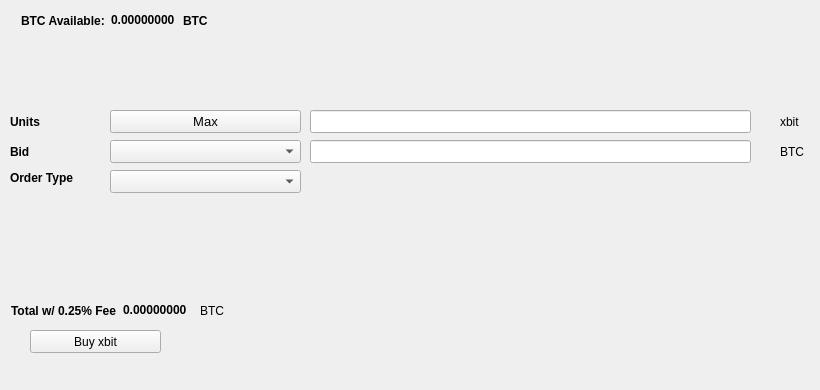
   <widget class="QWidget" name="BuyTab">
    <attribute name="title">
     <string>Buy</string>
    </attribute>
    <widget class="QPushButton" name="Buyxbit">
     <property name="geometry">
      <rect>
       <x>30</x>
       <y>330</y>
       <width>131</width>
       <height>23</height>
      </rect>
     </property>
     <property name="text">
      <string>Buy xbit</string>
     </property>
     <property name="icon">
      <iconset resource="../xbit.qrc">
       <normaloff>:/icons/bitcoin</normaloff>:/icons/bitcoin</iconset>
     </property>
    </widget>
    <widget class="QLabel" name="label_3">
     <property name="geometry">
      <rect>
       <x>10</x>
       <y>110</y>
       <width>46</width>
       <height>23</height>
      </rect>
     </property>
     <property name="font">
      <font>
       <weight>75</weight>
       <bold>true</bold>
      </font>
     </property>
     <property name="text">
      <string>Units</string>
     </property>
    </widget>
    <widget class="QLineEdit" name="UnitsInput">
     <property name="geometry">
      <rect>
       <x>310</x>
       <y>110</y>
       <width>441</width>
       <height>23</height>
      </rect>
     </property>
     <property name="font">
      <font>
       <pointsize>9</pointsize>
       <weight>75</weight>
       <bold>true</bold>
      </font>
     </property>
    </widget>
    <widget class="QLineEdit" name="BuyBidPriceEdit">
     <property name="geometry">
      <rect>
       <x>310</x>
       <y>140</y>
       <width>441</width>
       <height>23</height>
      </rect>
     </property>
     <property name="font">
      <font>
       <pointsize>9</pointsize>
       <weight>75</weight>
       <bold>true</bold>
      </font>
     </property>
    </widget>
    <widget class="QLabel" name="label_4">
     <property name="geometry">
      <rect>
       <x>780</x>
       <y>110</y>
       <width>31</width>
       <height>23</height>
      </rect>
     </property>
     <property name="text">
      <string>xbit</string>
     </property>
    </widget>
    <widget class="QLabel" name="label_5">
     <property name="geometry">
      <rect>
       <x>780</x>
       <y>140</y>
       <width>31</width>
       <height>23</height>
      </rect>
     </property>
     <property name="text">
      <string>BTC</string>
     </property>
    </widget>
    <widget class="QLabel" name="label_6">
     <property name="geometry">
      <rect>
       <x>10</x>
       <y>140</y>
       <width>46</width>
       <height>23</height>
      </rect>
     </property>
     <property name="font">
      <font>
       <weight>75</weight>
       <bold>true</bold>
      </font>
     </property>
     <property name="text">
      <string>Bid</string>
     </property>
    </widget>
    <widget class="QLabel" name="label_7">
     <property name="geometry">
      <rect>
       <x>10</x>
       <y>170</y>
       <width>91</width>
       <height>16</height>
      </rect>
     </property>
     <property name="font">
      <font>
       <weight>75</weight>
       <bold>true</bold>
      </font>
     </property>
     <property name="text">
      <string>Order Type</string>
     </property>
    </widget>
    <widget class="QPushButton" name="Buy_Max_Amount">
     <property name="geometry">
      <rect>
       <x>110</x>
       <y>110</y>
       <width>191</width>
       <height>23</height>
      </rect>
     </property>
     <property name="font">
      <font>
       <pointsize>10</pointsize>
      </font>
     </property>
     <property name="text">
      <string>Max</string>
     </property>
    </widget>
    <widget class="QComboBox" name="BuyBidcomboBox">
     <property name="geometry">
      <rect>
       <x>110</x>
       <y>140</y>
       <width>191</width>
       <height>23</height>
      </rect>
     </property>
     <property name="font">
      <font>
       <pointsize>10</pointsize>
      </font>
     </property>
    </widget>
    <widget class="QComboBox" name="buyOrdertypeCombo">
     <property name="geometry">
      <rect>
       <x>110</x>
       <y>170</y>
       <width>191</width>
       <height>23</height>
      </rect>
     </property>
     <property name="font">
      <font>
       <pointsize>10</pointsize>
      </font>
     </property>
    </widget>
    <widget class="QWidget" name="layoutWidget1">
     <property name="geometry">
      <rect>
       <x>21</x>
       <y>11</y>
       <width>227</width>
       <height>19</height>
      </rect>
     </property>
     <layout class="QHBoxLayout" name="horizontalLayout_3">
      <item>
       <widget class="QLabel" name="label232">
        <property name="font">
         <font>
          <weight>75</weight>
          <bold>true</bold>
         </font>
        </property>
        <property name="text">
         <string>BTC Available:</string>
        </property>
       </widget>
      </item>
      <item>
       <widget class="QLabel" name="BtcAvailableLbl">
        <property name="palette">
         <palette>
          <active>
           <colorrole role="WindowText">
            <brush brushstyle="SolidPattern">
             <color alpha="255">
              <red>0</red>
              <green>0</green>
              <blue>0</blue>
             </color>
            </brush>
           </colorrole>
           <colorrole role="Button">
            <brush brushstyle="SolidPattern">
             <color alpha="255">
              <red>0</red>
              <green>170</green>
              <blue>0</blue>
             </color>
            </brush>
           </colorrole>
           <colorrole role="Light">
            <brush brushstyle="SolidPattern">
             <color alpha="255">
              <red>0</red>
              <green>255</green>
              <blue>0</blue>
             </color>
            </brush>
           </colorrole>
           <colorrole role="Midlight">
            <brush brushstyle="SolidPattern">
             <color alpha="255">
              <red>0</red>
              <green>212</green>
              <blue>0</blue>
             </color>
            </brush>
           </colorrole>
           <colorrole role="Dark">
            <brush brushstyle="SolidPattern">
             <color alpha="255">
              <red>0</red>
              <green>85</green>
              <blue>0</blue>
             </color>
            </brush>
           </colorrole>
           <colorrole role="Mid">
            <brush brushstyle="SolidPattern">
             <color alpha="255">
              <red>0</red>
              <green>113</green>
              <blue>0</blue>
             </color>
            </brush>
           </colorrole>
           <colorrole role="Text">
            <brush brushstyle="SolidPattern">
             <color alpha="255">
              <red>0</red>
              <green>170</green>
              <blue>0</blue>
             </color>
            </brush>
           </colorrole>
           <colorrole role="BrightText">
            <brush brushstyle="SolidPattern">
             <color alpha="255">
              <red>255</red>
              <green>255</green>
              <blue>255</blue>
             </color>
            </brush>
           </colorrole>
           <colorrole role="ButtonText">
            <brush brushstyle="SolidPattern">
             <color alpha="255">
              <red>0</red>
              <green>0</green>
              <blue>0</blue>
             </color>
            </brush>
           </colorrole>
           <colorrole role="Base">
            <brush brushstyle="SolidPattern">
             <color alpha="255">
              <red>255</red>
              <green>255</green>
              <blue>255</blue>
             </color>
            </brush>
           </colorrole>
           <colorrole role="Window">
            <brush brushstyle="SolidPattern">
             <color alpha="255">
              <red>0</red>
              <green>170</green>
              <blue>0</blue>
             </color>
            </brush>
           </colorrole>
           <colorrole role="Shadow">
            <brush brushstyle="SolidPattern">
             <color alpha="255">
              <red>0</red>
              <green>0</green>
              <blue>0</blue>
             </color>
            </brush>
           </colorrole>
           <colorrole role="AlternateBase">
            <brush brushstyle="SolidPattern">
             <color alpha="255">
              <red>127</red>
              <green>212</green>
              <blue>127</blue>
             </color>
            </brush>
           </colorrole>
           <colorrole role="ToolTipBase">
            <brush brushstyle="SolidPattern">
             <color alpha="255">
              <red>255</red>
              <green>255</green>
              <blue>220</blue>
             </color>
            </brush>
           </colorrole>
           <colorrole role="ToolTipText">
            <brush brushstyle="SolidPattern">
             <color alpha="255">
              <red>0</red>
              <green>0</green>
              <blue>0</blue>
             </color>
            </brush>
           </colorrole>
          </active>
          <inactive>
           <colorrole role="WindowText">
            <brush brushstyle="SolidPattern">
             <color alpha="255">
              <red>0</red>
              <green>0</green>
              <blue>0</blue>
             </color>
            </brush>
           </colorrole>
           <colorrole role="Button">
            <brush brushstyle="SolidPattern">
             <color alpha="255">
              <red>0</red>
              <green>170</green>
              <blue>0</blue>
             </color>
            </brush>
           </colorrole>
           <colorrole role="Light">
            <brush brushstyle="SolidPattern">
             <color alpha="255">
              <red>0</red>
              <green>255</green>
              <blue>0</blue>
             </color>
            </brush>
           </colorrole>
           <colorrole role="Midlight">
            <brush brushstyle="SolidPattern">
             <color alpha="255">
              <red>0</red>
              <green>212</green>
              <blue>0</blue>
             </color>
            </brush>
           </colorrole>
           <colorrole role="Dark">
            <brush brushstyle="SolidPattern">
             <color alpha="255">
              <red>0</red>
              <green>85</green>
              <blue>0</blue>
             </color>
            </brush>
           </colorrole>
           <colorrole role="Mid">
            <brush brushstyle="SolidPattern">
             <color alpha="255">
              <red>0</red>
              <green>113</green>
              <blue>0</blue>
             </color>
            </brush>
           </colorrole>
           <colorrole role="Text">
            <brush brushstyle="SolidPattern">
             <color alpha="255">
              <red>0</red>
              <green>170</green>
              <blue>0</blue>
             </color>
            </brush>
           </colorrole>
           <colorrole role="BrightText">
            <brush brushstyle="SolidPattern">
             <color alpha="255">
              <red>255</red>
              <green>255</green>
              <blue>255</blue>
             </color>
            </brush>
           </colorrole>
           <colorrole role="ButtonText">
            <brush brushstyle="SolidPattern">
             <color alpha="255">
              <red>0</red>
              <green>0</green>
              <blue>0</blue>
             </color>
            </brush>
           </colorrole>
           <colorrole role="Base">
            <brush brushstyle="SolidPattern">
             <color alpha="255">
              <red>255</red>
              <green>255</green>
              <blue>255</blue>
             </color>
            </brush>
           </colorrole>
           <colorrole role="Window">
            <brush brushstyle="SolidPattern">
             <color alpha="255">
              <red>0</red>
              <green>170</green>
              <blue>0</blue>
             </color>
            </brush>
           </colorrole>
           <colorrole role="Shadow">
            <brush brushstyle="SolidPattern">
             <color alpha="255">
              <red>0</red>
              <green>0</green>
              <blue>0</blue>
             </color>
            </brush>
           </colorrole>
           <colorrole role="AlternateBase">
            <brush brushstyle="SolidPattern">
             <color alpha="255">
              <red>127</red>
              <green>212</green>
              <blue>127</blue>
             </color>
            </brush>
           </colorrole>
           <colorrole role="ToolTipBase">
            <brush brushstyle="SolidPattern">
             <color alpha="255">
              <red>255</red>
              <green>255</green>
              <blue>220</blue>
             </color>
            </brush>
           </colorrole>
           <colorrole role="ToolTipText">
            <brush brushstyle="SolidPattern">
             <color alpha="255">
              <red>0</red>
              <green>0</green>
              <blue>0</blue>
             </color>
            </brush>
           </colorrole>
          </inactive>
          <disabled>
           <colorrole role="WindowText">
            <brush brushstyle="SolidPattern">
             <color alpha="255">
              <red>0</red>
              <green>85</green>
              <blue>0</blue>
             </color>
            </brush>
           </colorrole>
           <colorrole role="Button">
            <brush brushstyle="SolidPattern">
             <color alpha="255">
              <red>0</red>
              <green>170</green>
              <blue>0</blue>
             </color>
            </brush>
           </colorrole>
           <colorrole role="Light">
            <brush brushstyle="SolidPattern">
             <color alpha="255">
              <red>0</red>
              <green>255</green>
              <blue>0</blue>
             </color>
            </brush>
           </colorrole>
           <colorrole role="Midlight">
            <brush brushstyle="SolidPattern">
             <color alpha="255">
              <red>0</red>
              <green>212</green>
              <blue>0</blue>
             </color>
            </brush>
           </colorrole>
           <colorrole role="Dark">
            <brush brushstyle="SolidPattern">
             <color alpha="255">
              <red>0</red>
              <green>85</green>
              <blue>0</blue>
             </color>
            </brush>
           </colorrole>
           <colorrole role="Mid">
            <brush brushstyle="SolidPattern">
             <color alpha="255">
              <red>0</red>
              <green>113</green>
              <blue>0</blue>
             </color>
            </brush>
           </colorrole>
           <colorrole role="Text">
            <brush brushstyle="SolidPattern">
             <color alpha="255">
              <red>0</red>
              <green>85</green>
              <blue>0</blue>
             </color>
            </brush>
           </colorrole>
           <colorrole role="BrightText">
            <brush brushstyle="SolidPattern">
             <color alpha="255">
              <red>255</red>
              <green>255</green>
              <blue>255</blue>
             </color>
            </brush>
           </colorrole>
           <colorrole role="ButtonText">
            <brush brushstyle="SolidPattern">
             <color alpha="255">
              <red>0</red>
              <green>85</green>
              <blue>0</blue>
             </color>
            </brush>
           </colorrole>
           <colorrole role="Base">
            <brush brushstyle="SolidPattern">
             <color alpha="255">
              <red>0</red>
              <green>170</green>
              <blue>0</blue>
             </color>
            </brush>
           </colorrole>
           <colorrole role="Window">
            <brush brushstyle="SolidPattern">
             <color alpha="255">
              <red>0</red>
              <green>170</green>
              <blue>0</blue>
             </color>
            </brush>
           </colorrole>
           <colorrole role="Shadow">
            <brush brushstyle="SolidPattern">
             <color alpha="255">
              <red>0</red>
              <green>0</green>
              <blue>0</blue>
             </color>
            </brush>
           </colorrole>
           <colorrole role="AlternateBase">
            <brush brushstyle="SolidPattern">
             <color alpha="255">
              <red>0</red>
              <green>170</green>
              <blue>0</blue>
             </color>
            </brush>
           </colorrole>
           <colorrole role="ToolTipBase">
            <brush brushstyle="SolidPattern">
             <color alpha="255">
              <red>255</red>
              <green>255</green>
              <blue>220</blue>
             </color>
            </brush>
           </colorrole>
           <colorrole role="ToolTipText">
            <brush brushstyle="SolidPattern">
             <color alpha="255">
              <red>0</red>
              <green>0</green>
              <blue>0</blue>
             </color>
            </brush>
           </colorrole>
          </disabled>
         </palette>
        </property>
        <property name="font">
         <font>
          <weight>75</weight>
          <bold>true</bold>
         </font>
        </property>
        <property name="text">
         <string>0.00000000</string>
        </property>
        <property name="textInteractionFlags">
         <set>Qt::LinksAccessibleByMouse|Qt::TextSelectableByKeyboard|Qt::TextSelectableByMouse</set>
        </property>
       </widget>
      </item>
      <item>
       <widget class="QLabel" name="BtcAvailableLbl_2">
        <property name="font">
         <font>
          <weight>75</weight>
          <bold>true</bold>
         </font>
        </property>
        <property name="text">
         <string>BTC</string>
        </property>
       </widget>
      </item>
     </layout>
    </widget>
    <widget class="QWidget" name="layoutWidge2">
     <property name="geometry">
      <rect>
       <x>11</x>
       <y>301</y>
       <width>259</width>
       <height>19</height>
      </rect>
     </property>
     <layout class="QHBoxLayout" name="horizontalLayout_4">
      <item>
       <widget class="QLabel" name="label_9">
        <property name="font">
         <font>
          <weight>75</weight>
          <bold>true</bold>
         </font>
        </property>
        <property name="text">
         <string>Total w/ 0.25% Fee</string>
        </property>
       </widget>
      </item>
      <item>
       <widget class="QLabel" name="BuyCostLabel">
        <property name="palette">
         <palette>
          <active>
           <colorrole role="WindowText">
            <brush brushstyle="SolidPattern">
             <color alpha="255">
              <red>0</red>
              <green>0</green>
              <blue>0</blue>
             </color>
            </brush>
           </colorrole>
           <colorrole role="Button">
            <brush brushstyle="SolidPattern">
             <color alpha="255">
              <red>0</red>
              <green>170</green>
              <blue>0</blue>
             </color>
            </brush>
           </colorrole>
           <colorrole role="Light">
            <brush brushstyle="SolidPattern">
             <color alpha="255">
              <red>0</red>
              <green>255</green>
              <blue>0</blue>
             </color>
            </brush>
           </colorrole>
           <colorrole role="Midlight">
            <brush brushstyle="SolidPattern">
             <color alpha="255">
              <red>0</red>
              <green>212</green>
              <blue>0</blue>
             </color>
            </brush>
           </colorrole>
           <colorrole role="Dark">
            <brush brushstyle="SolidPattern">
             <color alpha="255">
              <red>0</red>
              <green>85</green>
              <blue>0</blue>
             </color>
            </brush>
           </colorrole>
           <colorrole role="Mid">
            <brush brushstyle="SolidPattern">
             <color alpha="255">
              <red>0</red>
              <green>113</green>
              <blue>0</blue>
             </color>
            </brush>
           </colorrole>
           <colorrole role="Text">
            <brush brushstyle="SolidPattern">
             <color alpha="255">
              <red>0</red>
              <green>170</green>
              <blue>0</blue>
             </color>
            </brush>
           </colorrole>
           <colorrole role="BrightText">
            <brush brushstyle="SolidPattern">
             <color alpha="255">
              <red>255</red>
              <green>255</green>
              <blue>255</blue>
             </color>
            </brush>
           </colorrole>
           <colorrole role="ButtonText">
            <brush brushstyle="SolidPattern">
             <color alpha="255">
              <red>0</red>
              <green>0</green>
              <blue>0</blue>
             </color>
            </brush>
           </colorrole>
           <colorrole role="Base">
            <brush brushstyle="SolidPattern">
             <color alpha="255">
              <red>255</red>
              <green>255</green>
              <blue>255</blue>
             </color>
            </brush>
           </colorrole>
           <colorrole role="Window">
            <brush brushstyle="SolidPattern">
             <color alpha="255">
              <red>0</red>
              <green>170</green>
              <blue>0</blue>
             </color>
            </brush>
           </colorrole>
           <colorrole role="Shadow">
            <brush brushstyle="SolidPattern">
             <color alpha="255">
              <red>0</red>
              <green>0</green>
              <blue>0</blue>
             </color>
            </brush>
           </colorrole>
           <colorrole role="AlternateBase">
            <brush brushstyle="SolidPattern">
             <color alpha="255">
              <red>127</red>
              <green>212</green>
              <blue>127</blue>
             </color>
            </brush>
           </colorrole>
           <colorrole role="ToolTipBase">
            <brush brushstyle="SolidPattern">
             <color alpha="255">
              <red>255</red>
              <green>255</green>
              <blue>220</blue>
             </color>
            </brush>
           </colorrole>
           <colorrole role="ToolTipText">
            <brush brushstyle="SolidPattern">
             <color alpha="255">
              <red>0</red>
              <green>0</green>
              <blue>0</blue>
             </color>
            </brush>
           </colorrole>
          </active>
          <inactive>
           <colorrole role="WindowText">
            <brush brushstyle="SolidPattern">
             <color alpha="255">
              <red>0</red>
              <green>0</green>
              <blue>0</blue>
             </color>
            </brush>
           </colorrole>
           <colorrole role="Button">
            <brush brushstyle="SolidPattern">
             <color alpha="255">
              <red>0</red>
              <green>170</green>
              <blue>0</blue>
             </color>
            </brush>
           </colorrole>
           <colorrole role="Light">
            <brush brushstyle="SolidPattern">
             <color alpha="255">
              <red>0</red>
              <green>255</green>
              <blue>0</blue>
             </color>
            </brush>
           </colorrole>
           <colorrole role="Midlight">
            <brush brushstyle="SolidPattern">
             <color alpha="255">
              <red>0</red>
              <green>212</green>
              <blue>0</blue>
             </color>
            </brush>
           </colorrole>
           <colorrole role="Dark">
            <brush brushstyle="SolidPattern">
             <color alpha="255">
              <red>0</red>
              <green>85</green>
              <blue>0</blue>
             </color>
            </brush>
           </colorrole>
           <colorrole role="Mid">
            <brush brushstyle="SolidPattern">
             <color alpha="255">
              <red>0</red>
              <green>113</green>
              <blue>0</blue>
             </color>
            </brush>
           </colorrole>
           <colorrole role="Text">
            <brush brushstyle="SolidPattern">
             <color alpha="255">
              <red>0</red>
              <green>170</green>
              <blue>0</blue>
             </color>
            </brush>
           </colorrole>
           <colorrole role="BrightText">
            <brush brushstyle="SolidPattern">
             <color alpha="255">
              <red>255</red>
              <green>255</green>
              <blue>255</blue>
             </color>
            </brush>
           </colorrole>
           <colorrole role="ButtonText">
            <brush brushstyle="SolidPattern">
             <color alpha="255">
              <red>0</red>
              <green>0</green>
              <blue>0</blue>
             </color>
            </brush>
           </colorrole>
           <colorrole role="Base">
            <brush brushstyle="SolidPattern">
             <color alpha="255">
              <red>255</red>
              <green>255</green>
              <blue>255</blue>
             </color>
            </brush>
           </colorrole>
           <colorrole role="Window">
            <brush brushstyle="SolidPattern">
             <color alpha="255">
              <red>0</red>
              <green>170</green>
              <blue>0</blue>
             </color>
            </brush>
           </colorrole>
           <colorrole role="Shadow">
            <brush brushstyle="SolidPattern">
             <color alpha="255">
              <red>0</red>
              <green>0</green>
              <blue>0</blue>
             </color>
            </brush>
           </colorrole>
           <colorrole role="AlternateBase">
            <brush brushstyle="SolidPattern">
             <color alpha="255">
              <red>127</red>
              <green>212</green>
              <blue>127</blue>
             </color>
            </brush>
           </colorrole>
           <colorrole role="ToolTipBase">
            <brush brushstyle="SolidPattern">
             <color alpha="255">
              <red>255</red>
              <green>255</green>
              <blue>220</blue>
             </color>
            </brush>
           </colorrole>
           <colorrole role="ToolTipText">
            <brush brushstyle="SolidPattern">
             <color alpha="255">
              <red>0</red>
              <green>0</green>
              <blue>0</blue>
             </color>
            </brush>
           </colorrole>
          </inactive>
          <disabled>
           <colorrole role="WindowText">
            <brush brushstyle="SolidPattern">
             <color alpha="255">
              <red>0</red>
              <green>85</green>
              <blue>0</blue>
             </color>
            </brush>
           </colorrole>
           <colorrole role="Button">
            <brush brushstyle="SolidPattern">
             <color alpha="255">
              <red>0</red>
              <green>170</green>
              <blue>0</blue>
             </color>
            </brush>
           </colorrole>
           <colorrole role="Light">
            <brush brushstyle="SolidPattern">
             <color alpha="255">
              <red>0</red>
              <green>255</green>
              <blue>0</blue>
             </color>
            </brush>
           </colorrole>
           <colorrole role="Midlight">
            <brush brushstyle="SolidPattern">
             <color alpha="255">
              <red>0</red>
              <green>212</green>
              <blue>0</blue>
             </color>
            </brush>
           </colorrole>
           <colorrole role="Dark">
            <brush brushstyle="SolidPattern">
             <color alpha="255">
              <red>0</red>
              <green>85</green>
              <blue>0</blue>
             </color>
            </brush>
           </colorrole>
           <colorrole role="Mid">
            <brush brushstyle="SolidPattern">
             <color alpha="255">
              <red>0</red>
              <green>113</green>
              <blue>0</blue>
             </color>
            </brush>
           </colorrole>
           <colorrole role="Text">
            <brush brushstyle="SolidPattern">
             <color alpha="255">
              <red>0</red>
              <green>85</green>
              <blue>0</blue>
             </color>
            </brush>
           </colorrole>
           <colorrole role="BrightText">
            <brush brushstyle="SolidPattern">
             <color alpha="255">
              <red>255</red>
              <green>255</green>
              <blue>255</blue>
             </color>
            </brush>
           </colorrole>
           <colorrole role="ButtonText">
            <brush brushstyle="SolidPattern">
             <color alpha="255">
              <red>0</red>
              <green>85</green>
              <blue>0</blue>
             </color>
            </brush>
           </colorrole>
           <colorrole role="Base">
            <brush brushstyle="SolidPattern">
             <color alpha="255">
              <red>0</red>
              <green>170</green>
              <blue>0</blue>
             </color>
            </brush>
           </colorrole>
           <colorrole role="Window">
            <brush brushstyle="SolidPattern">
             <color alpha="255">
              <red>0</red>
              <green>170</green>
              <blue>0</blue>
             </color>
            </brush>
           </colorrole>
           <colorrole role="Shadow">
            <brush brushstyle="SolidPattern">
             <color alpha="255">
              <red>0</red>
              <green>0</green>
              <blue>0</blue>
             </color>
            </brush>
           </colorrole>
           <colorrole role="AlternateBase">
            <brush brushstyle="SolidPattern">
             <color alpha="255">
              <red>0</red>
              <green>170</green>
              <blue>0</blue>
             </color>
            </brush>
           </colorrole>
           <colorrole role="ToolTipBase">
            <brush brushstyle="SolidPattern">
             <color alpha="255">
              <red>255</red>
              <green>255</green>
              <blue>220</blue>
             </color>
            </brush>
           </colorrole>
           <colorrole role="ToolTipText">
            <brush brushstyle="SolidPattern">
             <color alpha="255">
              <red>0</red>
              <green>0</green>
              <blue>0</blue>
             </color>
            </brush>
           </colorrole>
          </disabled>
         </palette>
        </property>
        <property name="font">
         <font>
          <weight>75</weight>
          <bold>true</bold>
         </font>
        </property>
        <property name="autoFillBackground">
         <bool>false</bool>
        </property>
        <property name="text">
         <string>0.00000000</string>
        </property>
        <property name="textInteractionFlags">
         <set>Qt::LinksAccessibleByMouse|Qt::TextSelectableByMouse</set>
        </property>
       </widget>
      </item>
      <item>
       <widget class="QLabel" name="label_10">
        <property name="font">
         <font>
          <weight>50</weight>
          <bold>false</bold>
         </font>
        </property>
        <property name="text">
         <string>BTC</string>
        </property>
       </widget>
      </item>
     </layout>
    </widget>
    <widget class="QLabel" name="label_24">
     <property name="geometry">
      <rect>
       <x>460</x>
       <y>300</y>
       <width>281</width>
       <height>81</height>
      </rect>
     </property>
     <property name="text">
      <string/>
     </property>
     <property name="pixmap">
      <pixmap>:/images/bittrex</pixmap>
     </property>
    </widget>
   </widget>
